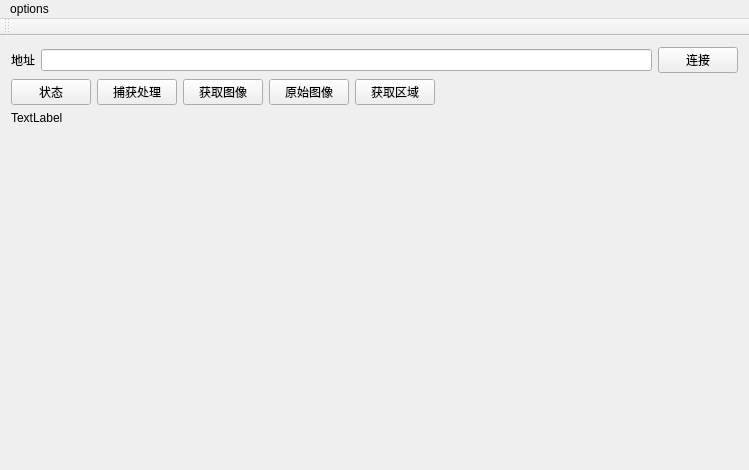
<?xml version="1.0" encoding="UTF-8"?>
<ui version="4.0">
 <class>MainWindow</class>
 <widget class="QMainWindow" name="MainWindow">
  <property name="geometry">
   <rect>
    <x>0</x>
    <y>0</y>
    <width>749</width>
    <height>470</height>
   </rect>
  </property>
  <property name="windowTitle">
   <string>MainWindow</string>
  </property>
  <widget class="QWidget" name="centralWidget">
   <layout class="QGridLayout" name="gridLayout">
    <item row="0" column="0">
     <layout class="QVBoxLayout" name="verticalLayout">
      <item>
       <layout class="QHBoxLayout" name="horizontalLayout">
        <item>
         <widget class="QLabel" name="label">
          <property name="text">
           <string>地址</string>
          </property>
         </widget>
        </item>
        <item>
         <widget class="QLineEdit" name="lineEdit"/>
        </item>
        <item>
         <widget class="QPushButton" name="pushButton">
          <property name="text">
           <string>连接</string>
          </property>
         </widget>
        </item>
       </layout>
      </item>
      <item>
       <layout class="QHBoxLayout" name="horizontalLayout_2">
        <item>
         <widget class="QPushButton" name="pushButton_3">
          <property name="text">
           <string>状态</string>
          </property>
         </widget>
        </item>
        <item>
         <widget class="QPushButton" name="pushButton_2">
          <property name="text">
           <string>捕获处理</string>
          </property>
         </widget>
        </item>
        <item>
         <widget class="QPushButton" name="pushButton_4">
          <property name="text">
           <string>获取图像</string>
          </property>
         </widget>
        </item>
        <item>
         <widget class="QPushButton" name="pushButton_5">
          <property name="text">
           <string>原始图像</string>
          </property>
         </widget>
        </item>
        <item>
         <widget class="QPushButton" name="pushButton_6">
          <property name="text">
           <string>获取区域</string>
          </property>
         </widget>
        </item>
        <item>
         <spacer name="horizontalSpacer">
          <property name="orientation">
           <enum>Qt::Horizontal</enum>
          </property>
          <property name="sizeHint" stdset="0">
           <size>
            <width>40</width>
            <height>20</height>
           </size>
          </property>
         </spacer>
        </item>
       </layout>
      </item>
      <item>
       <widget class="QLabel" name="label_info">
        <property name="text">
         <string>TextLabel</string>
        </property>
       </widget>
      </item>
      <item>
       <widget class="QLabel" name="label_pic">
        <property name="sizePolicy">
         <sizepolicy hsizetype="Preferred" vsizetype="Expanding">
          <horstretch>0</horstretch>
          <verstretch>0</verstretch>
         </sizepolicy>
        </property>
        <property name="text">
         <string/>
        </property>
       </widget>
      </item>
     </layout>
    </item>
   </layout>
  </widget>
  <widget class="QMenuBar" name="menuBar">
   <property name="geometry">
    <rect>
     <x>0</x>
     <y>0</y>
     <width>749</width>
     <height>26</height>
    </rect>
   </property>
   <widget class="QMenu" name="menu">
    <property name="title">
     <string>options</string>
    </property>
    <addaction name="separator"/>
    <addaction name="actionconnect"/>
   </widget>
   <addaction name="menu"/>
  </widget>
  <widget class="QToolBar" name="mainToolBar">
   <attribute name="toolBarArea">
    <enum>TopToolBarArea</enum>
   </attribute>
   <attribute name="toolBarBreak">
    <bool>false</bool>
   </attribute>
  </widget>
  <action name="actionconnect">
   <property name="text">
    <string>connect</string>
   </property>
  </action>
 </widget>
 <layoutdefault spacing="6" margin="11"/>
 <resources/>
 <connections/>
</ui>
